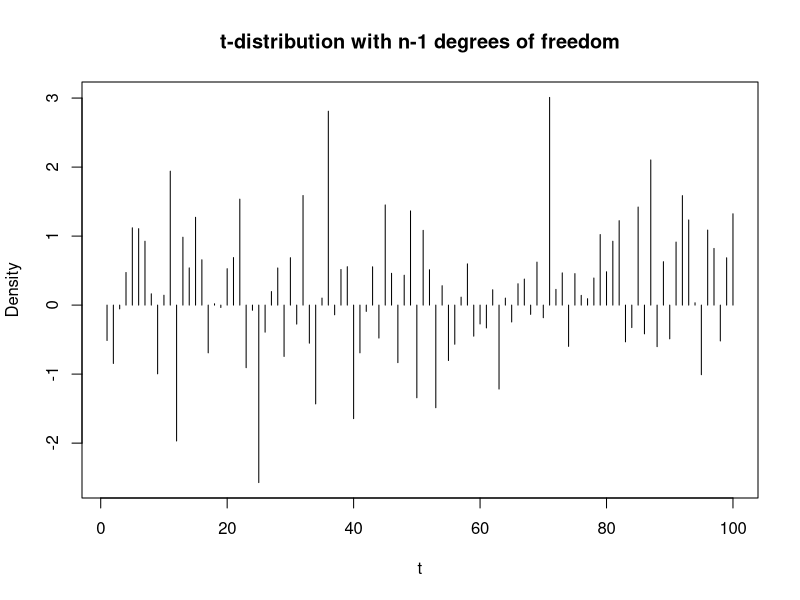
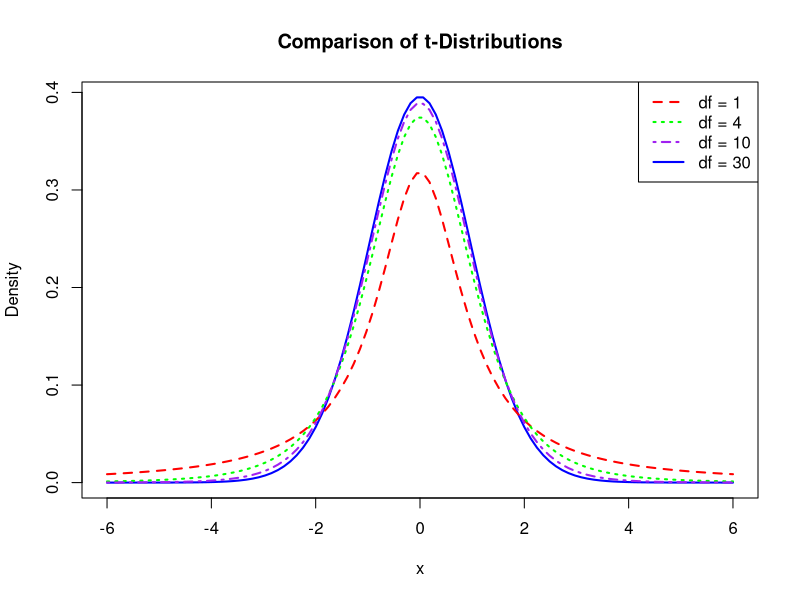
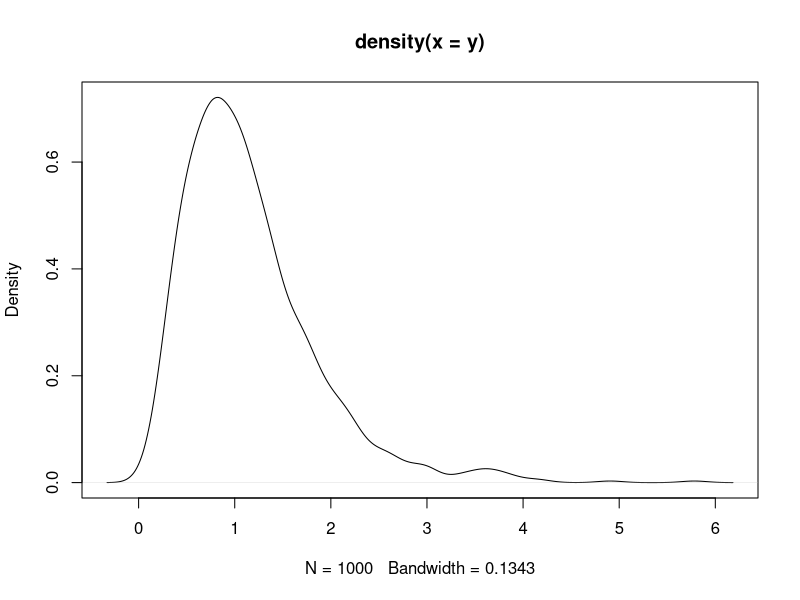

These figures' R source, in order:
n <- 100
df <- n - 1
y <- rt(n, df)
plot(
  y,
  main = "t-distribution with n-1 degrees of freedom",
  xlab = "t",
  ylab = "Density",
  type = "h"
)

n <- 100
df <- c(2, 10, 25)
print(rchisq(n, df))

x <- seq(-6, 6, length.out = 100)

df_values <- c(1, 4, 10, 30)

t_dist_1 <- dt(x, df = df_values[1])
t_dist_4 <- dt(x, df = df_values[2])
t_dist_10 <- dt(x, df = df_values[3])
t_dist_30 <- dt(x, df = df_values[4])
plot(
  x, t_dist_30,
  type = "l",
  col = "blue",
  lwd = 2,
  main = "Comparison of t-Distributions",
  xlab = "x",
  ylab = "Density"
)

lines(x, t_dist_1, col = "red", lwd = 2, lty = 2)
lines(x, t_dist_4, col = "green", lwd = 2, lty = 3)
lines(x, t_dist_10, col = "purple", lwd = 2, lty = 4)

legend(
  "topright",
  legend = c("df = 1", "df = 4", "df = 10", "df = 30"),
  col = c("red", "green", "purple", "blue"),
  lty = c(2, 3, 4, 1),
  lwd = 2
)

print(qf(0.95, 10, 20))
print(pf(1.5, 10, 20))
print(pf(1.5, 10, 20, lower.tail = FALSE))
print(qf(c(0.25, 0.5, 0.75, 0.999), 10, 20))
y <- rf(1000, 10, 20)
plot(density(y))